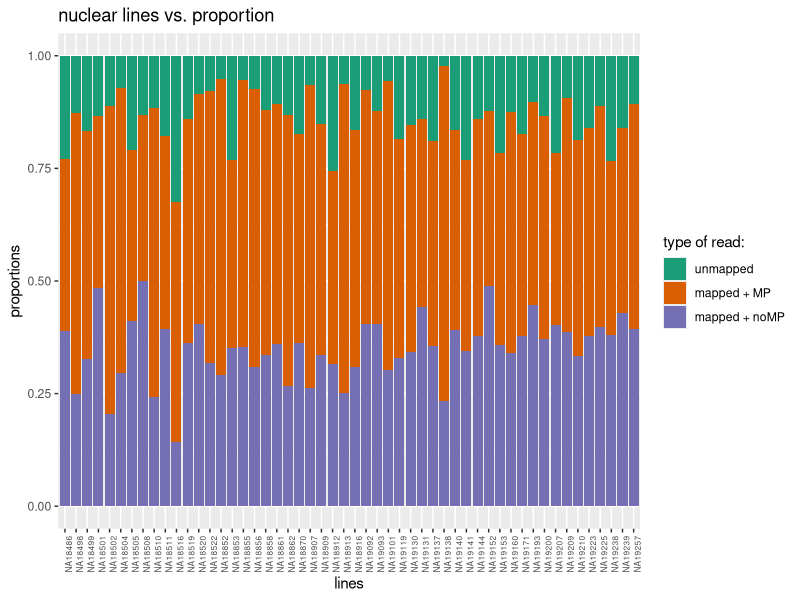
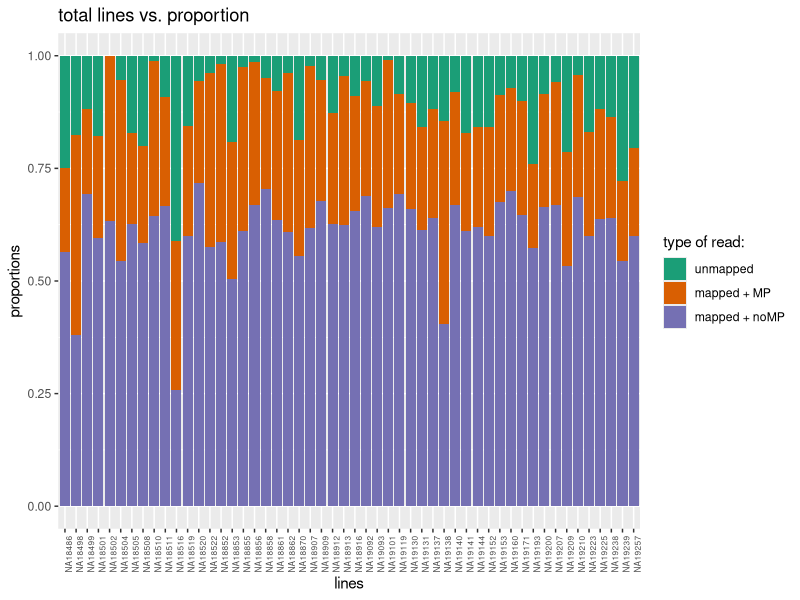

Source code (R) for these figures, in order:
## ---- chunk 1

require("dplyr")
require("tidyr")
require(ggplot2)
## ---- chunk 2
df <- read.delim("../data/MetaDataSequencing.txt")
keeps <- c("line","fraction", "reads", "mapped", "Mapped_noMP")
frac_dif <- df[keeps]
## ---- chunk 3
nuclear <- subset(frac_dif, fraction == "nuclear", c(fraction, line, reads, mapped, Mapped_noMP))
total <- subset(frac_dif, fraction == "total", c(fraction, line, reads, mapped, Mapped_noMP))
## ---- chunk 4
#nuclear proportions
nuc_mapped_prop <- data.matrix(nuclear$mapped/nuclear$reads)
nuc_mapped_noMP_prop <- data.matrix(nuclear$Mapped_noMP/nuclear$reads)
nuc_mapped_MP <- nuc_mapped_prop - nuc_mapped_noMP_prop
nuc_none <- 1 - nuc_mapped_prop
nuc_lines <- data.matrix(nuclear$line)

#total proportions
total_mapped_prop <- data.matrix(total$mapped/total$reads)
total_mapped_noMP_prop <- data.matrix(total$Mapped_noMP/total$reads)
total_mapped_MP <-total_mapped_prop - total_mapped_noMP_prop
total_none <- 1 - total_mapped_prop
total_lines <- data.matrix(total$line)
## ---- chunk 5
nuc_combination <- data.frame(nuc_lines, nuc_mapped_noMP_prop, nuc_mapped_MP, nuc_none)
nuc_combination <- gather(nuc_combination, nuc_mapped_noMP_prop, nuc_mapped_MP, nuc_none, key = "type", value = "count")
nuc_combination$type <- factor(nuc_combination$type, levels=c("nuc_none", "nuc_mapped_MP", "nuc_mapped_noMP_prop"))

total_combination <- data.frame(total_lines, total_mapped_noMP_prop, total_mapped_MP, total_none)
total_combination <- gather(total_combination, total_mapped_noMP_prop, total_mapped_MP, total_none, key = "type", value = "count")
total_combination$type <- factor(total_combination$type, levels=c("total_none", "total_mapped_MP", "total_mapped_noMP_prop"))
## ---- chunk 6
ggplot(data = nuc_combination, aes(x = nuc_lines, y = count, fill = type)) + geom_col() + theme(axis.text.x = element_text( hjust = 0,vjust = 1, size = 6, angle = 90)) + xlab("lines") + ylab("proportions") + scale_fill_brewer(palette="Dark2", name = "type of read:", labels = c("unmapped", "mapped + MP", "mapped + noMP")) +  ggtitle("nuclear lines vs. proportion")

ggplot(data = total_combination, aes(x = total_lines, y = count, fill = type)) + geom_col() + theme(axis.text.x = element_text( hjust = 0,vjust = 1, size = 6, angle = 90)) + xlab("lines") + ylab("proportions") + scale_fill_brewer(palette="Dark2", name = "type of read:", labels = c("unmapped", "mapped + MP", "mapped + noMP")) +  ggtitle("total lines vs. proportion")


## ---- chunk 7

